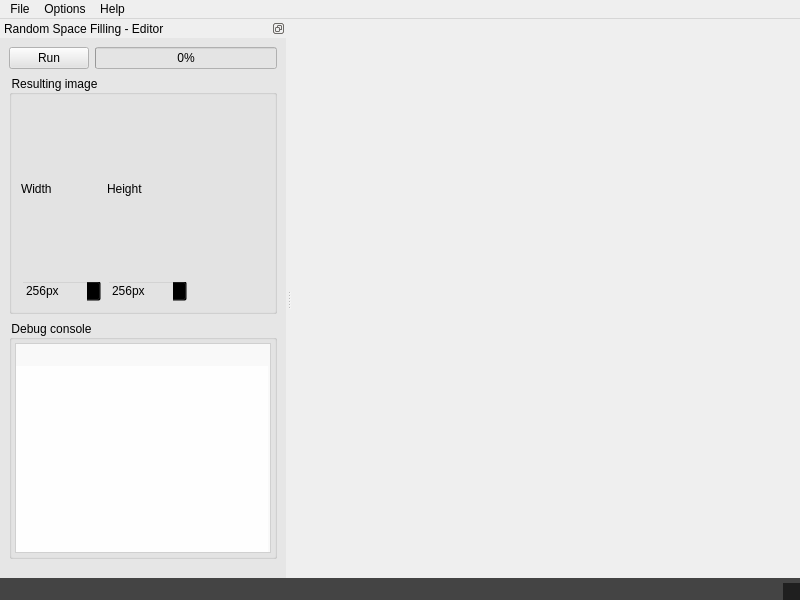
<?xml version="1.0" encoding="UTF-8"?>
<ui version="4.0">
 <class>MainWindow</class>
 <widget class="QMainWindow" name="MainWindow">
  <property name="geometry">
   <rect>
    <x>0</x>
    <y>0</y>
    <width>800</width>
    <height>600</height>
   </rect>
  </property>
  <property name="windowTitle">
   <string>Mikro Mosaik</string>
  </property>
  <widget class="QWidget" name="centralwidget"/>
  <widget class="QMenuBar" name="menubar">
   <property name="geometry">
    <rect>
     <x>0</x>
     <y>0</y>
     <width>800</width>
     <height>21</height>
    </rect>
   </property>
   <widget class="QMenu" name="menuFile">
    <property name="title">
     <string>File</string>
    </property>
    <widget class="QMenu" name="menuOpenRecentScript">
     <property name="title">
      <string>Open recent script</string>
     </property>
     <addaction name="separator"/>
    </widget>
    <addaction name="actionNewScript"/>
    <addaction name="actionOpenScript"/>
    <addaction name="menuOpenRecentScript"/>
    <addaction name="separator"/>
    <addaction name="actionSaveScript"/>
    <addaction name="actionSaveScriptAs"/>
    <addaction name="actionSaveTilesAs"/>
    <addaction name="separator"/>
    <addaction name="actionExit"/>
   </widget>
   <widget class="QMenu" name="menuOptions">
    <property name="title">
     <string>Options</string>
    </property>
    <widget class="QMenu" name="menuEditor">
     <property name="title">
      <string>Editor</string>
     </property>
     <addaction name="actionShowLineNumbers"/>
     <addaction name="actionTextWrap"/>
     <addaction name="actionCodeFolding"/>
     <addaction name="actionBracketMatching"/>
    </widget>
    <addaction name="menuEditor"/>
    <addaction name="actionTileMode"/>
   </widget>
   <widget class="QMenu" name="menuHelp">
    <property name="title">
     <string>Help</string>
    </property>
    <addaction name="actionAbout"/>
    <addaction name="separator"/>
    <addaction name="actionAboutQt"/>
   </widget>
   <addaction name="menuFile"/>
   <addaction name="menuOptions"/>
   <addaction name="menuHelp"/>
  </widget>
  <widget class="QStatusBar" name="statusbar">
   <property name="styleSheet">
    <string notr="true">background-color: rgba(20, 20, 20, 200); color: #eee;</string>
   </property>
  </widget>
  <widget class="QDockWidget" name="dockWidget">
   <property name="autoFillBackground">
    <bool>false</bool>
   </property>
   <property name="styleSheet">
    <string notr="true">background-color: rgba(227, 227, 227, 200);</string>
   </property>
   <property name="features">
    <set>QDockWidget::DockWidgetFloatable|QDockWidget::DockWidgetMovable</set>
   </property>
   <property name="windowTitle">
    <string>Random Space Filling - Editor</string>
   </property>
   <attribute name="dockWidgetArea">
    <number>1</number>
   </attribute>
   <widget class="QWidget" name="dockWidgetContents_2">
    <layout class="QGridLayout" name="gridLayout">
     <item row="0" column="0">
      <layout class="QVBoxLayout" name="verticalLayout">
       <property name="bottomMargin">
        <number>10</number>
       </property>
       <item>
        <layout class="QHBoxLayout" name="horizontalLayout">
         <item>
          <widget class="QPushButton" name="runStopPushButton">
           <property name="text">
            <string>Run</string>
           </property>
          </widget>
         </item>
         <item>
          <widget class="QProgressBar" name="progressBar">
           <property name="styleSheet">
            <string notr="true"/>
           </property>
           <property name="maximum">
            <number>1000</number>
           </property>
           <property name="value">
            <number>0</number>
           </property>
          </widget>
         </item>
        </layout>
       </item>
       <item>
        <widget class="QGroupBox" name="groupBox_2">
         <property name="autoFillBackground">
          <bool>false</bool>
         </property>
         <property name="styleSheet">
          <string notr="true">background-color: transparent</string>
         </property>
         <property name="title">
          <string>Resulting image</string>
         </property>
         <property name="flat">
          <bool>true</bool>
         </property>
         <layout class="QGridLayout" name="gridLayout_4">
          <item row="1" column="1">
           <widget class="QSpinBox" name="heightSpinBox">
            <property name="suffix">
             <string>px</string>
            </property>
            <property name="minimum">
             <number>1</number>
            </property>
            <property name="maximum">
             <number>99999999</number>
            </property>
            <property name="value">
             <number>256</number>
            </property>
           </widget>
          </item>
          <item row="1" column="0">
           <widget class="QSpinBox" name="widthSpinBox">
            <property name="suffix">
             <string>px</string>
            </property>
            <property name="minimum">
             <number>1</number>
            </property>
            <property name="maximum">
             <number>99999999</number>
            </property>
            <property name="value">
             <number>256</number>
            </property>
           </widget>
          </item>
          <item row="0" column="1">
           <widget class="QLabel" name="label_2">
            <property name="autoFillBackground">
             <bool>false</bool>
            </property>
            <property name="text">
             <string>Height</string>
            </property>
           </widget>
          </item>
          <item row="0" column="0">
           <widget class="QLabel" name="label">
            <property name="autoFillBackground">
             <bool>false</bool>
            </property>
            <property name="text">
             <string>Width</string>
            </property>
           </widget>
          </item>
          <item row="0" column="2">
           <spacer name="horizontalSpacer">
            <property name="orientation">
             <enum>Qt::Horizontal</enum>
            </property>
            <property name="sizeHint" stdset="0">
             <size>
              <width>40</width>
              <height>20</height>
             </size>
            </property>
           </spacer>
          </item>
         </layout>
        </widget>
       </item>
       <item>
        <widget class="QGroupBox" name="groupBox">
         <property name="autoFillBackground">
          <bool>false</bool>
         </property>
         <property name="styleSheet">
          <string notr="true">background-color: transparent</string>
         </property>
         <property name="title">
          <string>Debug console</string>
         </property>
         <property name="flat">
          <bool>true</bool>
         </property>
         <layout class="QGridLayout" name="gridLayout_2">
          <property name="margin">
           <number>3</number>
          </property>
          <item row="0" column="0">
           <widget class="QPlainTextEdit" name="consolePlainTextEdit">
            <property name="sizePolicy">
             <sizepolicy hsizetype="Preferred" vsizetype="Preferred">
              <horstretch>0</horstretch>
              <verstretch>0</verstretch>
             </sizepolicy>
            </property>
            <property name="styleSheet">
             <string notr="true">background-color: rgba(255,255,255,200)</string>
            </property>
            <property name="undoRedoEnabled">
             <bool>false</bool>
            </property>
            <property name="lineWrapMode">
             <enum>QPlainTextEdit::NoWrap</enum>
            </property>
            <property name="readOnly">
             <bool>true</bool>
            </property>
            <property name="plainText">
             <string notr="true"/>
            </property>
            <property name="backgroundVisible">
             <bool>true</bool>
            </property>
           </widget>
          </item>
         </layout>
        </widget>
       </item>
      </layout>
     </item>
    </layout>
   </widget>
  </widget>
  <action name="actionSaveScriptAs">
   <property name="text">
    <string>Save script as ...</string>
   </property>
   <property name="shortcut">
    <string>Ctrl+Shift+S</string>
   </property>
  </action>
  <action name="actionSaveTilesAs">
   <property name="text">
    <string>Save tiles as ...</string>
   </property>
   <property name="shortcut">
    <string>Ctrl+Alt+Shift+S</string>
   </property>
  </action>
  <action name="actionOpenScript">
   <property name="text">
    <string>Open script ...</string>
   </property>
  </action>
  <action name="actionExit">
   <property name="text">
    <string>Exit</string>
   </property>
  </action>
  <action name="actionShowLineNumbers">
   <property name="checkable">
    <bool>true</bool>
   </property>
   <property name="checked">
    <bool>true</bool>
   </property>
   <property name="text">
    <string>Show line numbers</string>
   </property>
  </action>
  <action name="actionBracketMatching">
   <property name="checkable">
    <bool>true</bool>
   </property>
   <property name="checked">
    <bool>true</bool>
   </property>
   <property name="text">
    <string>Bracket matching</string>
   </property>
  </action>
  <action name="actionCodeFolding">
   <property name="checkable">
    <bool>true</bool>
   </property>
   <property name="checked">
    <bool>true</bool>
   </property>
   <property name="text">
    <string>Code folding</string>
   </property>
  </action>
  <action name="actionTextWrap">
   <property name="checkable">
    <bool>true</bool>
   </property>
   <property name="checked">
    <bool>true</bool>
   </property>
   <property name="text">
    <string>Text wrap</string>
   </property>
  </action>
  <action name="actionSaveScript">
   <property name="text">
    <string>Save script</string>
   </property>
   <property name="shortcut">
    <string>Ctrl+S</string>
   </property>
  </action>
  <action name="actionTileMode">
   <property name="checkable">
    <bool>true</bool>
   </property>
   <property name="checked">
    <bool>true</bool>
   </property>
   <property name="enabled">
    <bool>true</bool>
   </property>
   <property name="text">
    <string>Tile mode</string>
   </property>
  </action>
  <action name="actionAbout">
   <property name="text">
    <string>About</string>
   </property>
  </action>
  <action name="actionAboutQt">
   <property name="text">
    <string>About Qt</string>
   </property>
  </action>
  <action name="actionNewScript">
   <property name="text">
    <string>New script</string>
   </property>
  </action>
 </widget>
 <tabstops>
  <tabstop>runStopPushButton</tabstop>
  <tabstop>widthSpinBox</tabstop>
  <tabstop>heightSpinBox</tabstop>
  <tabstop>consolePlainTextEdit</tabstop>
 </tabstops>
 <resources/>
 <connections>
  <connection>
   <sender>actionExit</sender>
   <signal>triggered()</signal>
   <receiver>MainWindow</receiver>
   <slot>close()</slot>
   <hints>
    <hint type="sourcelabel">
     <x>-1</x>
     <y>-1</y>
    </hint>
    <hint type="destinationlabel">
     <x>399</x>
     <y>299</y>
    </hint>
   </hints>
  </connection>
 </connections>
</ui>
